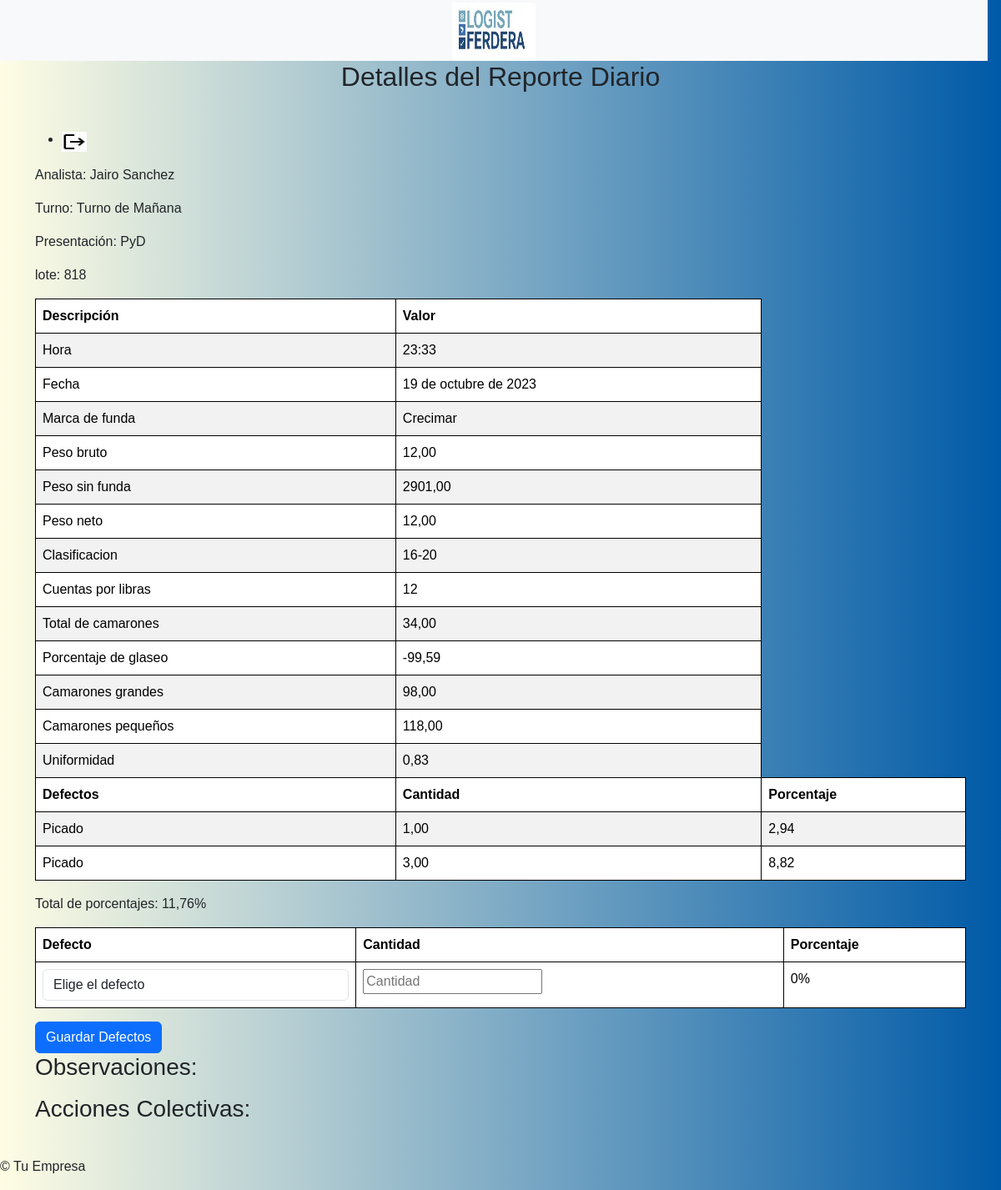
/detalle/5/ (signed in), run on the app's committed database.
### reporte_diario/models.py (models this page shows, shortened)
class ReporteDiario(models.Model):
    nombre_analista = models.CharField(max_length=100,default="N/A")  # Nombre del analista
    turno = models.CharField(max_length=50,default="N/A")  # Turno (por ejemplo, mañana, tarde, noche)
    presentacion = models.TextField(default="N/A")
    lote = models.CharField(max_length=50,default="N/A")
    hora = models.TimeField()
    fecha = models.DateField()
    clasificacion_choices = [
        ('16-20', '16-20'),
        ('21-25', '21-25'),
        ('26-30', '26-30'),
        ('31-35', '31-35'),
        ('36-40', '36-40'),
        ('51-60', '51-60'),
        ('61-70', '61-70'),
        ('71-90', '71-90'),
    ]
    clasificacion = models.CharField(max_length=10, choices=clasificacion_choices, default='16-20')
    cuenta_lbs = models.PositiveIntegerField()
    total_camaron = models.DecimalField(max_digits=10, decimal_places=2, null=True, blank=True)
    camarones_grandes = models.DecimalField(max_digits=10, decimal_places=2,null=True, blank=True)
    camarones_pequenos = models.DecimalField(max_digits=10, decimal_places=2,null=True, blank=True)
    uniformidad = models.DecimalField(max_digits=5, decimal_places=2,null=True, blank=True)
    porcentaje_glaseo = models.DecimalField(max_digits=5, decimal_places=2,null=True, blank=True)
    peso_bruto = models.DecimalField(max_digits=10, decimal_places=2)
    peso_neto = models.DecimalField(max_digits=10, decimal_places=2,default=0.0)
    observaciones = models.TextField(blank=True)  # Puedes usar CharField si prefieres campos de texto cortos.
    correctivos = models.TextField(blank=True)
    peso_sin_funda_manual = models.DecimalField(max_digits=10, decimal_places=2)
    marca_funda_manual = models.CharField(max_length=50)

class PorcentajeDefecto(models.Model):
    reporte = models.ForeignKey(ReporteDiario, on_delete=models.CASCADE)
    defecto = models.ForeignKey(Defecto, on_delete=models.CASCADE)
    cantidad = models.DecimalField(max_digits=5, decimal_places=2, default=0)
    porcentaje = models.DecimalField(max_digits=5, decimal_places=2)

class Defecto(models.Model):
    nombre = models.CharField(max_length=50)
    descripcion = models.TextField()

### reporte_diario/views.py (the view, shortened to what this page needs)
# urls.py: path('detalle/<int:reporte_id>/', views.detalle_reporte, name='detalle-reporte'),
@login_required
def detalle_reporte(request, reporte_id):
    reporte = get_object_or_404(ReporteDiario, id=reporte_id)
    defectos_guardados = PorcentajeDefecto.objects.filter(reporte=reporte)
    total_porcentaje = sum(porcentaje_defecto.porcentaje for porcentaje_defecto in defectos_guardados)
    return render(request, 'detalle_reporte.html', {
        'reporte': reporte,
        'defectos_guardados': defectos_guardados,
        'total_porcentaje': total_porcentaje
    })

### reporte_diario/templates/detalle_reporte.html (shortened to what this page needs)
<!DOCTYPE html>
<html lang="es">
<head>
    <link href="https://cdn.jsdelivr.net/npm/bootstrap@5.3.1/dist/css/bootstrap.min.css" rel="stylesheet">
</head>
<body>
    <div class="header">
        <div class="icon-square bg-light text-dark flex-shrink-0 me-3">
            <img src="/media/imagenes/Logo_Ferdera 1.jpg" alt="Logo" width="100" height="70" class="d-inline-block align-text-top">
        </div>
        <h2>Detalles del Reporte Diario</h2>
    </div>
    <main>
        <div class="container py-4">
            <header>
                <nav>
                  <ul>
                    <li><a href="{% url 'ver-reportes' %}"><img src="/static/imagenes/baseline_logout_black_24dp.jpg" alt="Logo" width="30" height="24" class="d-inline-block align-text-top"></a></li>
                  </ul>
                </nav>
              </header>
            <div class="detalle-reporte">
                <div class="table-responsive ty-2">
                    <table class="table table-striped ">
                        <div>
                            <p>Analista: {{ reporte.nombre_analista }}</p>
                            <p>Turno: {{ reporte.turno }}</p>
                            <p>Presentación: {{ reporte.presentacion }}</p>
                            <p>lote: {{ reporte.lote }}</p>
                        </div>
                        <thead>
                            <tr>
                                <th>Descripción</th>
                                <th>Valor</th>
                            </tr>
                        </thead>
                        <tbody>
                            <tr>
                                <td>Hora</td>
                                <td>{{ reporte.hora }}</td>
                            </tr>
                            <tr>
                                <td>Fecha</td>
                                <td>{{ reporte.fecha }}</td>
                            </tr>
                            <tr>
                                <td>Marca de funda</td>
                                <td>{{ reporte.marca_funda_manual }}</td>
                            </tr>
                            <tr>
                                <td>Peso bruto</td>
                                <td>{{ reporte.peso_bruto }}</td>
                            </tr>
                            <tr>
                                <td>Peso sin funda</td>
                                <td>{{ reporte.peso_sin_funda_manual }}</td>
                            </tr>
                            <tr>
                                <td>Peso neto</td>
                                <td>{{ reporte.peso_neto }}</td>
                            </tr>
                            <tr>
                                <td>Clasificacion</td>
                                <td>{{ reporte.clasificacion }}</td>
                            </tr>
                            <tr>
                                <td>Cuentas por libras</td>
                                <td>{{ reporte.cuenta_lbs }}</td>
                            </tr>
                            <tr>
                                <td>Total de camarones</td>
                                <td>{{ reporte.total_camaron }}</td>
                            </tr>
                            <tr>
                                <td>Porcentaje de glaseo</td>
                                <td>{{ reporte.porcentaje_glaseo }}</td>
                            </tr>
                            <tr>
                                <td>Camarones grandes</td>
                                <td>{{ reporte.camarones_grandes }}</td>
                            </tr>
                            <tr>
                                <td>Camarones pequeños</td>
                                <td>{{ reporte.camarones_pequenos }}</td>
                            </tr>
                            <tr>
                                <td>Uniformidad</td>
                                <td>{{ reporte.uniformidad }}</td>
                            </tr>
                            <tr>
                                <th>Defectos</th>
                                <th>Cantidad</th>
                                <th>Porcentaje</th>
                            </tr>
                            {% for porcentaje_defecto in defectos_guardados %}
                            <tr>
                                <td>{{ porcentaje_defecto.defecto.nombre }}</td>
                                <td>{{ porcentaje_defecto.cantidad }}</td>
                                <td>{{ porcentaje_defecto.porcentaje }}</td>
                            </tr>
                            {% empty %}
                            <tr>
                                <td colspan="3">No se han registrado defectos.</td>
                            </tr>
                            {% endfor %}
                            <form method="post" action="{% url 'detalle-reporte' reporte_id=reporte.id %}">
                                <table class="table">
                                    <thead>
                                        <tr>
                                            <th>Defecto</th>
                                            <th>Cantidad</th>
                                            <th>Porcentaje</th>
                                        </tr>
                                    </thead>
                                    <tbody>
                                        <tr>
                                            <td>
                                                <select name="defecto" class="form-control" id="nuevo-defecto">
                                                    <option value="">Elige el defecto</option>
                                                </select>
                                            </td>
                                            <td>
                                                <input type="number" name="cantidad" id="nueva-cantidad" placeholder="Cantidad">
                                            </td>
                                            <td>
                                                <span id="porcentaje">0%</span>
                                            </td>
                                            <div>
                                                <p>Total de porcentajes: {{ total_porcentaje|floatformat:2 }}%</p>
                                            </div>
                                        </tr>
                                    </tbody>
                                </table>
                                <button type="submit" class="btn btn-primary">Guardar Defectos</button>
                            </form>
                            <div class="observaciones">
                                <h3>Observaciones:</h3>
                            </div>
                            <div class="acciones-colectivas">
                                <h3>Acciones Colectivas:</h3>
                            </div>
            </div>
        </div>
    </div>
</main>
<footer>
    <p>© {{ year }} Tu Empresa</p>
</footer>
</body>
</html>

### reporte_diario/templates/detalle_reporte.html (style rules this page uses)
body { font-family: Arial, sans-serif; background: #005AA7; background: -webkit-linear-gradient(to right, #FFFDE4, #005AA7); background: linear-gradient(to right, #FFFDE4, #005AA7); }
.header { text-align: center; margin-bottom: 20px; }
table { width: 100%; border-collapse: collapse; }
th, td { border: 1px solid black; padding: 8px; text-align: left; }

### data on the page
ReporteDiario: nombre_analista "Jairo Sanchez", turno "Turno de Mañana", presentacion "PyD", lote "818", hora "23:33", fecha "19 de octubre de 2023", marca_funda_manual "Crecimar", peso_bruto "12,00", peso_sin_funda_manual "2901,00", peso_neto "12,00", clasificacion "16-20", cuenta_lbs "12", total_camaron "34,00", porcentaje_glaseo "-99,59", camarones_grandes "98,00", camarones_pequenos "118,00", uniformidad "0,83"
PorcentajeDefecto: defecto.nombre "Picado", cantidad "1,00", porcentaje "2,94"
PorcentajeDefecto: defecto.nombre "Picado", cantidad "3,00", porcentaje "8,82"

### other printed values
{{ total_porcentaje|floatformat:2 }} "11,76"
